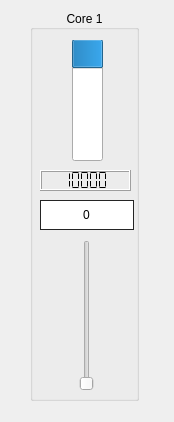
<?xml version="1.0" encoding="UTF-8"?>
<ui version="4.0">
 <class>coreItem</class>
 <widget class="QWidget" name="coreItem">
  <property name="geometry">
   <rect>
    <x>0</x>
    <y>0</y>
    <width>174</width>
    <height>422</height>
   </rect>
  </property>
  <property name="minimumSize">
   <size>
    <width>174</width>
    <height>422</height>
   </size>
  </property>
  <property name="windowTitle">
   <string>Form</string>
  </property>
  <widget class="QGroupBox" name="croeItemBox">
   <property name="geometry">
    <rect>
     <x>30</x>
     <y>10</y>
     <width>109</width>
     <height>391</height>
    </rect>
   </property>
   <property name="minimumSize">
    <size>
     <width>109</width>
     <height>0</height>
    </size>
   </property>
   <property name="title">
    <string>Core 1</string>
   </property>
   <property name="alignment">
    <set>Qt::AlignCenter</set>
   </property>
   <property name="flat">
    <bool>false</bool>
   </property>
   <widget class="QLCDNumber" name="frequencyNumber">
    <property name="geometry">
     <rect>
      <x>10</x>
      <y>160</y>
      <width>91</width>
      <height>21</height>
     </rect>
    </property>
    <property name="layoutDirection">
     <enum>Qt::LeftToRight</enum>
    </property>
    <property name="smallDecimalPoint">
     <bool>false</bool>
    </property>
    <property name="segmentStyle">
     <enum>QLCDNumber::Flat</enum>
    </property>
    <property name="intValue" stdset="0">
     <number>10000</number>
    </property>
   </widget>
   <widget class="QProgressBar" name="frequencyBar">
    <property name="geometry">
     <rect>
      <x>42</x>
      <y>30</y>
      <width>31</width>
      <height>121</height>
     </rect>
    </property>
    <property name="value">
     <number>24</number>
    </property>
    <property name="alignment">
     <set>Qt::AlignCenter</set>
    </property>
    <property name="textVisible">
     <bool>false</bool>
    </property>
    <property name="orientation">
     <enum>Qt::Vertical</enum>
    </property>
    <property name="invertedAppearance">
     <bool>true</bool>
    </property>
   </widget>
   <widget class="QSlider" name="frequencySlider">
    <property name="geometry">
     <rect>
      <x>47</x>
      <y>230</y>
      <width>20</width>
      <height>151</height>
     </rect>
    </property>
    <property name="orientation">
     <enum>Qt::Vertical</enum>
    </property>
   </widget>
   <widget class="QSpinBox" name="spinBox">
    <property name="geometry">
     <rect>
      <x>10</x>
      <y>190</y>
      <width>94</width>
      <height>30</height>
     </rect>
    </property>
    <property name="styleSheet">
     <string notr="true">QSpinBox
{
	border:1px solid #242424;
}
 
QSpinBox::up-button,QSpinBox::down-button
{
	width:0px;
}</string>
    </property>
    <property name="alignment">
     <set>Qt::AlignCenter</set>
    </property>
   </widget>
  </widget>
 </widget>
 <resources/>
 <connections/>
</ui>
